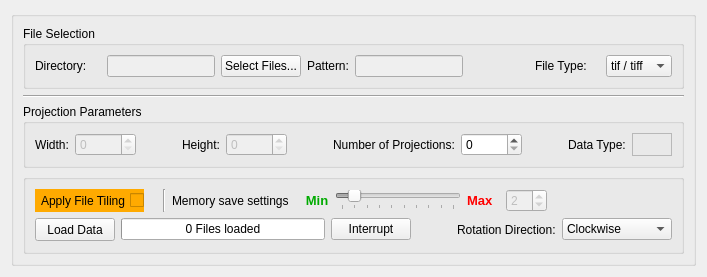
              <widget class="QWidget" name="tab_IOInput">
               <attribute name="title">
                <string>Input</string>
               </attribute>
               <layout class="QVBoxLayout" name="verticalLayout_2">
                <item>
                 <widget class="QGroupBox" name="groupBox_IOInput">
                  <property name="sizePolicy">
                   <sizepolicy hsizetype="MinimumExpanding" vsizetype="MinimumExpanding">
                    <horstretch>0</horstretch>
                    <verstretch>0</verstretch>
                   </sizepolicy>
                  </property>
                  <property name="minimumSize">
                   <size>
                    <width>0</width>
                    <height>193</height>
                   </size>
                  </property>
                  <property name="title">
                   <string/>
                  </property>
                  <layout class="QVBoxLayout" name="verticalLayout_6">
                   <item>
                    <widget class="QGroupBox" name="groupBox_FileSelection">
                     <property name="sizePolicy">
                      <sizepolicy hsizetype="MinimumExpanding" vsizetype="Fixed">
                       <horstretch>0</horstretch>
                       <verstretch>0</verstretch>
                      </sizepolicy>
                     </property>
                     <property name="minimumSize">
                      <size>
                       <width>0</width>
                       <height>0</height>
                      </size>
                     </property>
                     <property name="title">
                      <string>File Selection</string>
                     </property>
                     <layout class="QHBoxLayout" name="horizontalLayout_2">
                      <item>
                       <widget class="QLabel" name="label_InputDir">
                        <property name="sizePolicy">
                         <sizepolicy hsizetype="MinimumExpanding" vsizetype="MinimumExpanding">
                          <horstretch>0</horstretch>
                          <verstretch>0</verstretch>
                         </sizepolicy>
                        </property>
                        <property name="text">
                         <string>Directory:</string>
                        </property>
                       </widget>
                      </item>
                      <item>
                       <widget class="QLineEdit" name="lineEdit_InputDir">
                        <property name="enabled">
                         <bool>false</bool>
                        </property>
                        <property name="sizePolicy">
                         <sizepolicy hsizetype="MinimumExpanding" vsizetype="MinimumExpanding">
                          <horstretch>0</horstretch>
                          <verstretch>0</verstretch>
                         </sizepolicy>
                        </property>
                        <property name="minimumSize">
                         <size>
                          <width>0</width>
                          <height>21</height>
                         </size>
                        </property>
                       </widget>
                      </item>
                      <item>
                       <widget class="QPushButton" name="pushButton_SelInputDir">
                        <property name="sizePolicy">
                         <sizepolicy hsizetype="MinimumExpanding" vsizetype="MinimumExpanding">
                          <horstretch>0</horstretch>
                          <verstretch>0</verstretch>
                         </sizepolicy>
                        </property>
                        <property name="minimumSize">
                         <size>
                          <width>0</width>
                          <height>21</height>
                         </size>
                        </property>
                        <property name="text">
                         <string>Select Files...</string>
                        </property>
                       </widget>
                      </item>
                      <item>
                       <widget class="QLabel" name="label_InputFilePattern">
                        <property name="text">
                         <string>Pattern:</string>
                        </property>
                       </widget>
                      </item>
                      <item>
                       <widget class="QLineEdit" name="lineEdit_InputFilePattern">
                        <property name="enabled">
                         <bool>false</bool>
                        </property>
                        <property name="minimumSize">
                         <size>
                          <width>0</width>
                          <height>21</height>
                         </size>
                        </property>
                       </widget>
                      </item>
                      <item>
                       <spacer name="horizontalSpacer">
                        <property name="orientation">
                         <enum>Qt::Horizontal</enum>
                        </property>
                        <property name="sizeHint" stdset="0">
                         <size>
                          <width>40</width>
                          <height>20</height>
                         </size>
                        </property>
                       </spacer>
                      </item>
                      <item>
                       <widget class="QLabel" name="label_FileType">
                        <property name="sizePolicy">
                         <sizepolicy hsizetype="MinimumExpanding" vsizetype="MinimumExpanding">
                          <horstretch>0</horstretch>
                          <verstretch>0</verstretch>
                         </sizepolicy>
                        </property>
                        <property name="minimumSize">
                         <size>
                          <width>0</width>
                          <height>21</height>
                         </size>
                        </property>
                        <property name="text">
                         <string>File Type:</string>
                        </property>
                       </widget>
                      </item>
                      <item>
                       <widget class="QComboBox" name="comboBox_SelFileType">
                        <property name="sizePolicy">
                         <sizepolicy hsizetype="MinimumExpanding" vsizetype="MinimumExpanding">
                          <horstretch>0</horstretch>
                          <verstretch>0</verstretch>
                         </sizepolicy>
                        </property>
                        <property name="minimumSize">
                         <size>
                          <width>0</width>
                          <height>21</height>
                         </size>
                        </property>
                        <property name="maxVisibleItems">
                         <number>7</number>
                        </property>
                        <item>
                         <property name="text">
                          <string>tif / tiff</string>
                         </property>
                        </item>
                       </widget>
                      </item>
                     </layout>
                    </widget>
                   </item>
                   <item>
                    <widget class="Line" name="line_inputIO">
                     <property name="sizePolicy">
                      <sizepolicy hsizetype="MinimumExpanding" vsizetype="Fixed">
                       <horstretch>0</horstretch>
                       <verstretch>0</verstretch>
                      </sizepolicy>
                     </property>
                     <property name="minimumSize">
                      <size>
                       <width>0</width>
                       <height>2</height>
                      </size>
                     </property>
                     <property name="orientation">
                      <enum>Qt::Horizontal</enum>
                     </property>
                    </widget>
                   </item>
                   <item>
                    <widget class="QGroupBox" name="groupBox_projectionParam">
                     <property name="sizePolicy">
                      <sizepolicy hsizetype="MinimumExpanding" vsizetype="Minimum">
                       <horstretch>0</horstretch>
                       <verstretch>0</verstretch>
                      </sizepolicy>
                     </property>
                     <property name="minimumSize">
                      <size>
                       <width>0</width>
                       <height>57</height>
                      </size>
                     </property>
                     <property name="title">
                      <string>Projection Parameters</string>
                     </property>
                     <layout class="QGridLayout" name="gridLayout">
                      <item row="0" column="9">
                       <widget class="QLabel" name="label_InputType">
                        <property name="text">
                         <string>Data Type:</string>
                        </property>
                       </widget>
                      </item>
                      <item row="0" column="4">
                       <widget class="QSpinBox" name="spinBox_ProjectionHeight">
                        <property name="enabled">
                         <bool>false</bool>
                        </property>
                        <property name="sizePolicy">
                         <sizepolicy hsizetype="MinimumExpanding" vsizetype="Fixed">
                          <horstretch>0</horstretch>
                          <verstretch>0</verstretch>
                         </sizepolicy>
                        </property>
                        <property name="minimumSize">
                         <size>
                          <width>0</width>
                          <height>21</height>
                         </size>
                        </property>
                        <property name="maximum">
                         <number>10000</number>
                        </property>
                       </widget>
                      </item>
                      <item row="0" column="1">
                       <widget class="QSpinBox" name="spinBox_ProjectionWidth">
                        <property name="enabled">
                         <bool>false</bool>
                        </property>
                        <property name="sizePolicy">
                         <sizepolicy hsizetype="MinimumExpanding" vsizetype="Fixed">
                          <horstretch>0</horstretch>
                          <verstretch>0</verstretch>
                         </sizepolicy>
                        </property>
                        <property name="minimumSize">
                         <size>
                          <width>0</width>
                          <height>21</height>
                         </size>
                        </property>
                        <property name="maximum">
                         <number>10000</number>
                        </property>
                       </widget>
                      </item>
                      <item row="0" column="3">
                       <widget class="QLabel" name="label_ProjectionHeight">
                        <property name="sizePolicy">
                         <sizepolicy hsizetype="Fixed" vsizetype="Fixed">
                          <horstretch>0</horstretch>
                          <verstretch>0</verstretch>
                         </sizepolicy>
                        </property>
                        <property name="minimumSize">
                         <size>
                          <width>0</width>
                          <height>21</height>
                         </size>
                        </property>
                        <property name="text">
                         <string>Height:</string>
                        </property>
                       </widget>
                      </item>
                      <item row="0" column="0">
                       <widget class="QLabel" name="label_ProjectionWidth">
                        <property name="sizePolicy">
                         <sizepolicy hsizetype="Fixed" vsizetype="Fixed">
                          <horstretch>0</horstretch>
                          <verstretch>0</verstretch>
                         </sizepolicy>
                        </property>
                        <property name="minimumSize">
                         <size>
                          <width>0</width>
                          <height>21</height>
                         </size>
                        </property>
                        <property name="text">
                         <string>Width:</string>
                        </property>
                       </widget>
                      </item>
                      <item row="0" column="6">
                       <widget class="QLabel" name="label_NumberProjections">
                        <property name="sizePolicy">
                         <sizepolicy hsizetype="Fixed" vsizetype="Fixed">
                          <horstretch>0</horstretch>
                          <verstretch>0</verstretch>
                         </sizepolicy>
                        </property>
                        <property name="minimumSize">
                         <size>
                          <width>0</width>
                          <height>21</height>
                         </size>
                        </property>
                        <property name="text">
                         <string>Number of Projections:</string>
                        </property>
                       </widget>
                      </item>
                      <item row="0" column="7">
                       <widget class="QSpinBox" name="spinBox_NumberProjections">
                        <property name="enabled">
                         <bool>true</bool>
                        </property>
                        <property name="sizePolicy">
                         <sizepolicy hsizetype="MinimumExpanding" vsizetype="Fixed">
                          <horstretch>0</horstretch>
                          <verstretch>0</verstretch>
                         </sizepolicy>
                        </property>
                        <property name="minimumSize">
                         <size>
                          <width>0</width>
                          <height>21</height>
                         </size>
                        </property>
                        <property name="maximum">
                         <number>10000</number>
                        </property>
                       </widget>
                      </item>
                      <item row="0" column="2">
                       <spacer name="horizontalSpacer_2">
                        <property name="orientation">
                         <enum>Qt::Horizontal</enum>
                        </property>
                        <property name="sizeHint" stdset="0">
                         <size>
                          <width>40</width>
                          <height>20</height>
                         </size>
                        </property>
                       </spacer>
                      </item>
                      <item row="0" column="5">
                       <spacer name="horizontalSpacer_3">
                        <property name="orientation">
                         <enum>Qt::Horizontal</enum>
                        </property>
                        <property name="sizeHint" stdset="0">
                         <size>
                          <width>40</width>
                          <height>20</height>
                         </size>
                        </property>
                       </spacer>
                      </item>
                      <item row="0" column="8">
                       <spacer name="horizontalSpacer_13">
                        <property name="orientation">
                         <enum>Qt::Horizontal</enum>
                        </property>
                        <property name="sizeHint" stdset="0">
                         <size>
                          <width>40</width>
                          <height>20</height>
                         </size>
                        </property>
                       </spacer>
                      </item>
                      <item row="0" column="10">
                       <widget class="QLabel" name="label_CVDataType">
                        <property name="enabled">
                         <bool>false</bool>
                        </property>
                        <property name="minimumSize">
                         <size>
                          <width>40</width>
                          <height>0</height>
                         </size>
                        </property>
                        <property name="frameShape">
                         <enum>QFrame::StyledPanel</enum>
                        </property>
                        <property name="text">
                         <string/>
                        </property>
                       </widget>
                      </item>
                     </layout>
                    </widget>
                   </item>
                   <item>
                    <widget class="QGroupBox" name="groupBox_LoadInputData">
                     <property name="sizePolicy">
                      <sizepolicy hsizetype="MinimumExpanding" vsizetype="Preferred">
                       <horstretch>0</horstretch>
                       <verstretch>0</verstretch>
                      </sizepolicy>
                     </property>
                     <property name="minimumSize">
                      <size>
                       <width>0</width>
                       <height>80</height>
                      </size>
                     </property>
                     <property name="title">
                      <string/>
                     </property>
                     <layout class="QVBoxLayout" name="verticalLayout_26">
                      <item>
                       <layout class="QHBoxLayout" name="horizontalLayout_20">
                        <item>
                         <widget class="QCheckBox" name="checkBox_TileMemory">
                          <property name="minimumSize">
                           <size>
                            <width>0</width>
                            <height>23</height>
                           </size>
                          </property>
                          <property name="layoutDirection">
                           <enum>Qt::RightToLeft</enum>
                          </property>
                          <property name="styleSheet">
                           <string notr="true">background-color: rgb(255, 170, 0);</string>
                          </property>
                          <property name="text">
                           <string>Apply File Tiling</string>
                          </property>
                         </widget>
                        </item>
                        <item>
                         <widget class="QLabel" name="label_3">
                          <property name="text">
                           <string/>
                          </property>
                         </widget>
                        </item>
                        <item>
                         <widget class="Line" name="line">
                          <property name="orientation">
                           <enum>Qt::Vertical</enum>
                          </property>
                         </widget>
                        </item>
                        <item>
                         <widget class="QLabel" name="label_2">
                          <property name="text">
                           <string>Memory save settings</string>
                          </property>
                         </widget>
                        </item>
                        <item>
                         <widget class="QLabel" name="label_4">
                          <property name="font">
                           <font>
                            <pointsize>10</pointsize>
                            <weight>75</weight>
                            <bold>true</bold>
                           </font>
                          </property>
                          <property name="styleSheet">
                           <string notr="true">color: rgb(0, 170, 0);</string>
                          </property>
                          <property name="text">
                           <string>   Min</string>
                          </property>
                         </widget>
                        </item>
                        <item>
                         <widget class="QSlider" name="horizontalSlider_MemSavMinMax">
                          <property name="enabled">
                           <bool>false</bool>
                          </property>
                          <property name="minimum">
                           <number>1</number>
                          </property>
                          <property name="maximum">
                           <number>10</number>
                          </property>
                          <property name="value">
                           <number>2</number>
                          </property>
                          <property name="orientation">
                           <enum>Qt::Horizontal</enum>
                          </property>
                          <property name="invertedAppearance">
                           <bool>false</bool>
                          </property>
                          <property name="invertedControls">
                           <bool>true</bool>
                          </property>
                          <property name="tickPosition">
                           <enum>QSlider::TicksBelow</enum>
                          </property>
                          <property name="tickInterval">
                           <number>1</number>
                          </property>
                         </widget>
                        </item>
                        <item>
                         <widget class="QLabel" name="label_5">
                          <property name="font">
                           <font>
                            <pointsize>10</pointsize>
                            <weight>75</weight>
                            <bold>true</bold>
                           </font>
                          </property>
                          <property name="styleSheet">
                           <string notr="true">color: rgb(255, 0, 0);</string>
                          </property>
                          <property name="text">
                           <string>Max  </string>
                          </property>
                         </widget>
                        </item>
                        <item>
                         <widget class="QSpinBox" name="spinBox_MemMultFac">
                          <property name="enabled">
                           <bool>false</bool>
                          </property>
                          <property name="minimum">
                           <number>1</number>
                          </property>
                          <property name="maximum">
                           <number>10</number>
                          </property>
                          <property name="value">
                           <number>2</number>
                          </property>
                         </widget>
                        </item>
                        <item>
                         <spacer name="horizontalSpacer_28">
                          <property name="orientation">
                           <enum>Qt::Horizontal</enum>
                          </property>
                          <property name="sizeHint" stdset="0">
                           <size>
                            <width>80</width>
                            <height>20</height>
                           </size>
                          </property>
                         </spacer>
                        </item>
                       </layout>
                      </item>
                      <item>
                       <layout class="QHBoxLayout" name="horizontalLayout_22">
                        <item>
                         <widget class="QPushButton" name="pushButton_LoadInputData">
                          <property name="sizePolicy">
                           <sizepolicy hsizetype="MinimumExpanding" vsizetype="Fixed">
                            <horstretch>0</horstretch>
                            <verstretch>0</verstretch>
                           </sizepolicy>
                          </property>
                          <property name="minimumSize">
                           <size>
                            <width>0</width>
                            <height>23</height>
                           </size>
                          </property>
                          <property name="text">
                           <string>Load Data</string>
                          </property>
                         </widget>
                        </item>
                        <item>
                         <widget class="QProgressBar" name="progressBar_LoadData">
                          <property name="sizePolicy">
                           <sizepolicy hsizetype="MinimumExpanding" vsizetype="Fixed">
                            <horstretch>2</horstretch>
                            <verstretch>0</verstretch>
                           </sizepolicy>
                          </property>
                          <property name="maximum">
                           <number>10000</number>
                          </property>
                          <property name="value">
                           <number>0</number>
                          </property>
                          <property name="format">
                           <string>%v Files loaded</string>
                          </property>
                         </widget>
                        </item>
                        <item>
                         <widget class="QPushButton" name="pushButton_LoadDataInterrupt">
                          <property name="text">
                           <string>Interrupt</string>
                          </property>
                         </widget>
                        </item>
                        <item>
                         <spacer name="horizontalSpacer_32">
                          <property name="orientation">
                           <enum>Qt::Horizontal</enum>
                          </property>
                          <property name="sizeHint" stdset="0">
                           <size>
                            <width>40</width>
                            <height>20</height>
                           </size>
                          </property>
                         </spacer>
                        </item>
                        <item>
                         <widget class="QLabel" name="label_RotationDirection">
                          <property name="text">
                           <string>Rotation Direction:</string>
                          </property>
                         </widget>
                        </item>
                        <item>
                         <widget class="QComboBox" name="comboBox_ClockWise">
                          <item>
                           <property name="text">
                            <string>Clockwise</string>
                           </property>
                          </item>
                          <item>
                           <property name="text">
                            <string>Anti Clockwise</string>
                           </property>
                          </item>
                         </widget>
                        </item>
                       </layout>
                      </item>
                     </layout>
                    </widget>
                   </item>
                  </layout>
                 </widget>
                </item>
               </layout>
              </widget>
